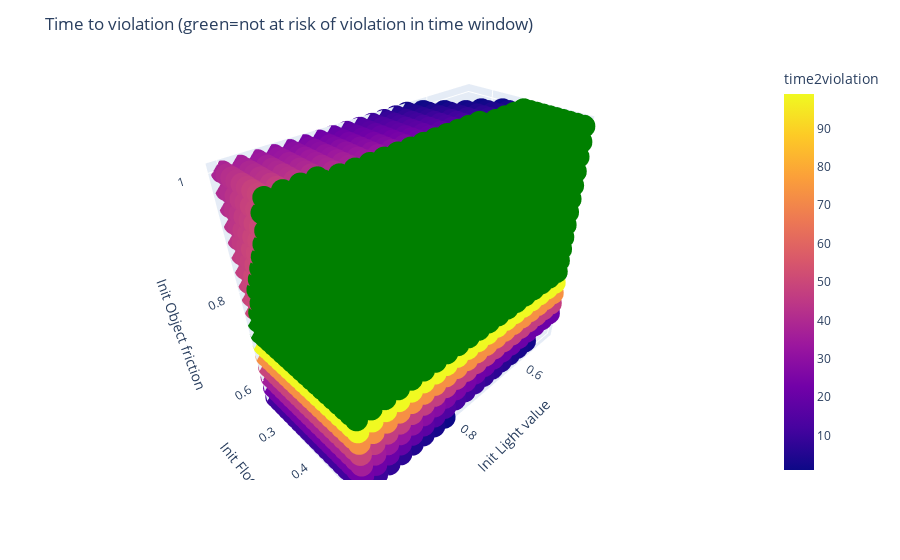

Notebook cell for this chart:
### Markdown cell above
# Plots

### Code cell
# Exclude rows where 'time2violation' is -1 = not enter violation in time window
dfc = df_HeatMap.copy()
dfc = dfc[dfc['time2violation'] != 0]
dfc = dfc[dfc['time2violation'] != -1]
fig = px.scatter_3d(dfc, x='Init Light value', y='Init Floor friction', z='Init Object friction', color='time2violation')
fig.update_layout(title_text='Time to violation')

# Second scatter plot
dfc = df_HeatMap.copy()
dfc = dfc[dfc['time2violation'] == -1]
ss = px.scatter_3d(dfc, x='Init Light value', y='Init Floor friction', z='Init Object friction', color_discrete_sequence=['green'])
fig.add_trace(ss.data[0])

fig.update_layout(title_text='Time to violation (green=not at risk of violation in time window)')
fig.show()

### Figure 1 — Plotly figure (JSON) as saved in the notebook; plotly's stock layout.template omitted (floating-point values rounded to 4 significant figures; data arrays with more than 128 entries replaced by an {"elided": "..."} marker saying what was removed)
{"data": [{"hovertemplate": "Init Light value=%{x}<br>Init Floor friction=%{y}<br>Init Object friction=%{z}<br>time2violation=%{marker.color}<extra></extra>", "legendgroup": "", "marker": {"color": {"elided": "3010 int values"}, "coloraxis": "coloraxis", "symbol": "circle"}, "mode": "markers", "name": "", "scene": "scene", "showlegend": false, "type": "scatter3d", "x": {"elided": "3010 float values"}, "y": {"elided": "3010 float values"}, "z": {"elided": "3010 float values"}}, {"hovertemplate": "Init Light value=%{x}<br>Init Floor friction=%{y}<br>Init Object friction=%{z}<extra></extra>", "legendgroup": "", "marker": {"color": "green", "symbol": "circle"}, "mode": "markers", "name": "", "scene": "scene", "showlegend": false, "type": "scatter3d", "x": {"elided": "3738 float values"}, "y": {"elided": "3738 float values"}, "z": {"elided": "3738 float values"}}], "layout": {"coloraxis": {"colorbar": {"title": {"text": "time2violation"}}, "colorscale": [[0, "#0d0887"], [0.1111, "#46039f"], [0.2222, "#7201a8"], [0.3333, "#9c179e"], [0.4444, "#bd3786"], [0.5556, "#d8576b"], [0.6667, "#ed7953"], [0.7778, "#fb9f3a"], [0.8889, "#fdca26"], [1, "#f0f921"]]}, "legend": {"tracegroupgap": 0}, "margin": {"t": 60}, "scene": {"domain": {"x": [0, 1], "y": [0, 1]}, "xaxis": {"title": {"text": "Init Light value"}}, "yaxis": {"title": {"text": "Init Floor friction"}}, "zaxis": {"title": {"text": "Init Object friction"}}}, "title": {"text": "Time to violation (green=not at risk of violation in time window)"}}}
